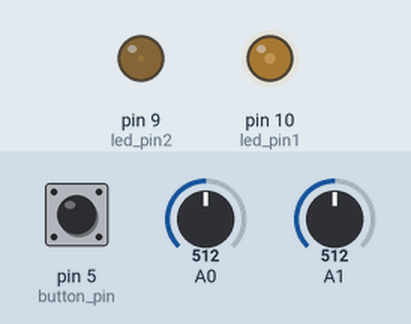
Simulated run of this sketch. Board: Arduino Uno, built with avr-gcc and run on an emulated ATmega328P. Parts: output pins drawn as LEDs (lit = HIGH). Dashed ring = blinking. Inputs (shaded band) come from the test bench; at power-on: A0 = 512, A1 = 512, pin 5 (button_pin) HIGH.

Above: at 1.2 s.
1.3 s: A0 set to 716
4.3 s: A0 set to 900
7.3 s: A1 set to 716
At 10.2 s:
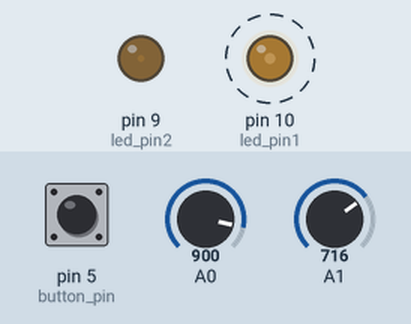
10.3 s: A0 set to 0
At 11.1 s:
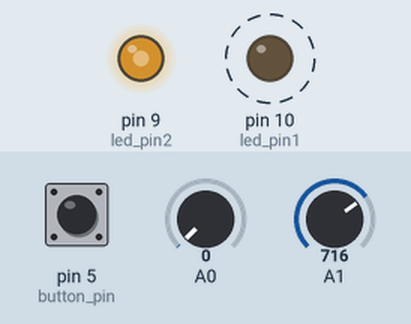
13.3 s: pin 5 (button_pin) pulled LOW for 0.15 s
At 13.8 s:
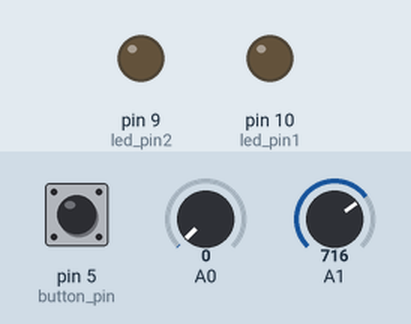
14.9 s: pin 5 (button_pin) pulled LOW for 1 s
At 15.4 s:
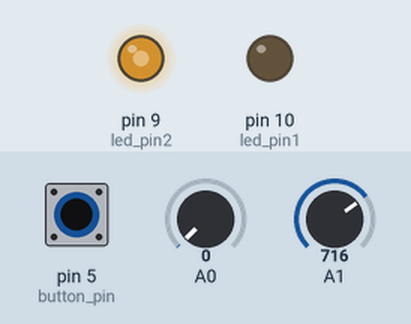
Timing chart, 0 to 19.9 s (numbered marks = the images above; inputs shaded):
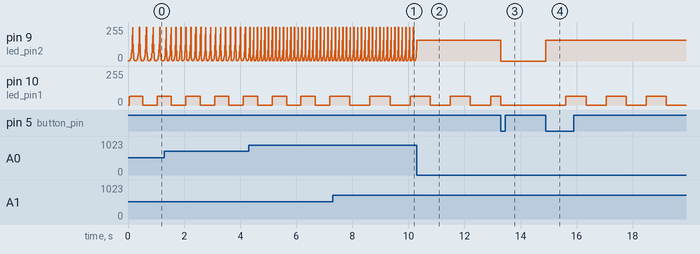

Measured:
- after the input at 7.3 s, pin 10 (led_pin1): alternates 64/255 for 0.72 s and 0/255 for 0.72 s, starting after 0.61 s
- after the input at 10.3 s, pin 9 (led_pin2): stops changing and stays 155/255
- after the input at 13.3 s, pin 9 (led_pin2): 155/255 → 0/255 at once
- after the input at 14.9 s, pin 9 (led_pin2): 0/255 → 155/255 at once; pin 10 (led_pin1): alternates 64/255 for 0.72 s and 0/255 for 0.72 s, starting after 0.72 s
- by itself, pin 10 (led_pin1): alternates 64/255 for 0.51 s and 0/255 for 0.51 s
- by itself, pin 9 (led_pin2): repeats every 0.13 s: 6/255 0.01 s, 12/255 0.01 s, 23/255 0.01 s, 44/255 0.01 s, 82/255 0.01 s, 155/255 0.01 s, 255/255 0.01 s, 30/255 0.01 s, 3/255 0.01 s, 1/255 0.02 s, 3/255 0.01 s

The sketch:

Class_2_-_3_pots.ino
```cpp
/*
  Potentiometers can be used to put out a variable voltage.
  This voltage is really just data that the Teensy can read using an analog to digital converter pin
  More on this on page 6 of the notes: https://github.com/BleepLabs/dadageek-June_21/raw/main/Extras/Class%201%20-%20Using%20the%20breadboard.pdf

  Here we use the pots to change the rate of blinking in two different ways
*/

float led1_output = 1;
float led2_output = 1;
long current_time;
long prev_time;
long prev_time2;
long prev_print_time;
int button_read;
int prev_button_read;
int latch1 = 0;
int lfo_latch;
int pot1;
int pot2;
float expo_control;

int button_pin = 5;
int led_pin1 = 10;
int led_pin2 = 9;

void setup() {
  pinMode(button_pin, INPUT_PULLUP);
  pinMode(led_pin2, OUTPUT);
  pinMode(led_pin1, OUTPUT);
}

void loop() {
  current_time = millis();

  //we don't need to read the pots screaming fast so we slow them down a little with a timing if
  // THis is not a big deal now but later on when our code gets more complicated it will allow things to run more smoothly
  // We can only really perceive the change of the pot this quickly so no big need to do it any faster
  if (current_time - prev_print_time > 10) {
    prev_print_time = current_time;
    pot1 = analogRead(A1); //returns a value fro 0 to 1023 , 10 bits of precision
    pot2 = analogRead(A0);
    Serial.println(expo_control);
  }

  //same button latching as before
  prev_button_read = button_read;
  button_read = digitalRead(button_pin);

  if (prev_button_read == 1 && button_read == 0) {
    //Serial.println("Howdy!");
    if (latch1 == 0) {
      latch1 = 1;
    }
    else {
      latch1 = 0;
    }
  }

  if (latch1 == 0) {

    if (current_time - prev_time2 > 10) {
      prev_time2 = current_time;

      //exponential growth

      //use a pot to change the value we multiply by to grow and shrink led2_output
      // the rate the timing if happens at stays the same but if we lowed it it would also slow down the LFO
      //1023 is the max so div by that to get 0-1.0
      expo_control = (pot2 / 1023.0);

      if (lfo_latch == 1) {
        led2_output *= 1.0 + expo_control; //rising with a number >1
      }

      if (lfo_latch == 0) {
        led2_output *= 1.0 - expo_control; //falling with a number <1
      }

      if (led2_output > 255) { //if we hit the top, keep it there and flip the latch
        led2_output = 255;
        lfo_latch = 0;
      }
      if (led2_output < 1) { //if we hit the bottom keep it from going under 1 and flip the latch
        led2_output = 1;
        lfo_latch = 1;
      }


      analogWrite(led_pin2, led2_output);

    } //end of led2 timing if

    //The rate of this timing if is controlled by pot 2
    if (current_time - prev_time > pot1) {
      prev_time = current_time;

      if (led1_output == 0) {
        led1_output = 1;
      }
      else {
        led1_output = 0;
      }

      analogWrite(led_pin1, led1_output * 64);

    } //end of led1 timing if

  } //end of button if

  else {
    //turn both LEDs off
    analogWrite(led_pin1, 0);
    analogWrite(led_pin2, 0);
  }

} //end of loop
```
